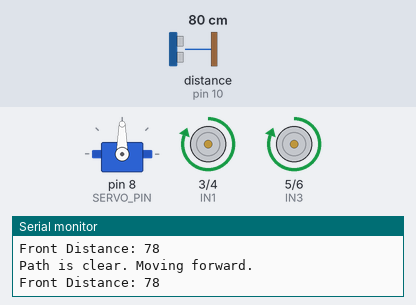
Bench run of a sketch on a simulated Arduino Uno, built with avr-gcc and run on an emulated ATmega328P. On the bench: servo, motor-driver pin pairs drawn as motors (green arrow = first pin HIGH = forward, orange = second pin HIGH = backward, longer = more drive, scaled by the enable pin), the last lines printed to the serial monitor. Wiring (inferred from the names in the program): ultrasonic range finder: trigger pin 9; echo pin 10. The test bench sets the inputs (shaded band); at power-on: distance to the obstacle (sensor on pin 10) 80 cm. The echo pulse lasts 58.3 µs per cm.

Above: at 1.2 s.
1.3 s: distance to the obstacle (sensor on pin 10) set to 23 cm
4.3 s: distance to the obstacle (sensor on pin 10) set to 18 cm
At 7.1 s:
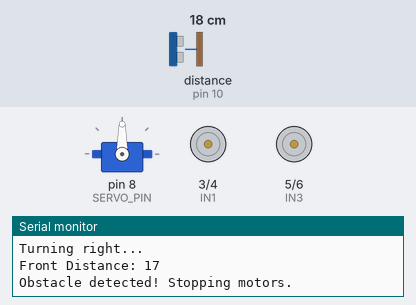
7.3 s: distance to the obstacle (sensor on pin 10) set to 35 cm
10.3 s: distance to the obstacle (sensor on pin 10) set to 2 cm
At 11.7 s:
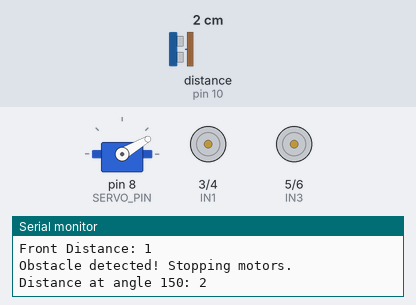
13.3 s: distance to the obstacle (sensor on pin 10) set to 250 cm
At 14.7 s:
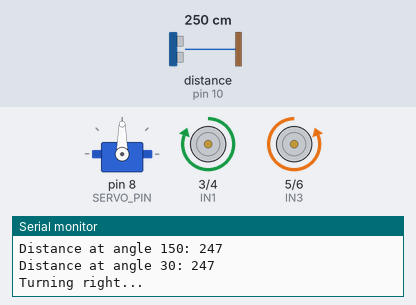
Timing chart, 0 to 17.1 s (numbered marks = the images above; inputs shaded):
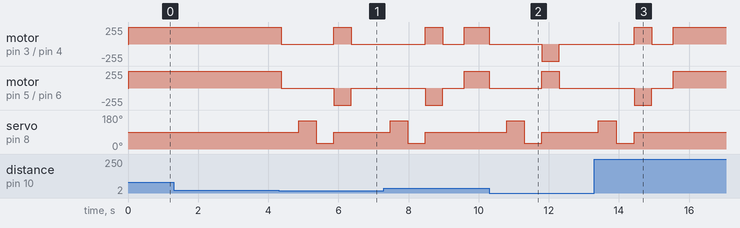

The sketch:

Obstacle_Avoidance_Robot.ino
```cpp
#include <Servo.h>

// Pin definitions
#define TRIG_PIN 9
#define ECHO_PIN 10
#define ENA 2
#define IN1 3
#define IN2 4
#define IN3 5
#define IN4 6
#define ENB 7
#define SERVO_PIN 8

// Variables
Servo servo;
int distanceLeft = 0;
int distanceRight = 0;
int distanceFront = 0;

void setup() {
  Serial.begin(9600);

  // Set up motor pins
  pinMode(ENA, OUTPUT);
  pinMode(IN1, OUTPUT);
  pinMode(IN2, OUTPUT);
  pinMode(IN3, OUTPUT);
  pinMode(IN4, OUTPUT);
  pinMode(ENB, OUTPUT);

  // Set up sonar sensor pins
  pinMode(TRIG_PIN, OUTPUT);
  pinMode(ECHO_PIN, INPUT);

  // Attach servo
  servo.attach(SERVO_PIN);
  servo.write(90); // Start with servo at the center

  Serial.println("Obstacle Avoidance Robot Initialized");
}

void loop() {
  // Check front distance
  distanceFront = getDistance();
  Serial.print("Front Distance: ");
  Serial.println(distanceFront);

  if (distanceFront < 20) {
    Serial.println("Obstacle detected! Stopping motors.");
    stopMotors();

    // Check left and right distances
    distanceLeft = checkSideDistance(150); // Look left
    distanceRight = checkSideDistance(30); // Look right

    if (distanceLeft > distanceRight) {
      Serial.println("Turning left...");
      turnLeft();
    } else {
      Serial.println("Turning right...");
      turnRight();
    }
  } else {
    Serial.println("Path is clear. Moving forward.");
    moveForward();
  }
  delay(100); // Short delay to avoid overwhelming the servo
}

// Function to measure distance using HC-SR04
int getDistance() {
  digitalWrite(TRIG_PIN, LOW);
  delayMicroseconds(2);
  digitalWrite(TRIG_PIN, HIGH);
  delayMicroseconds(10);
  digitalWrite(TRIG_PIN, LOW);

  long duration = pulseIn(ECHO_PIN, HIGH);
  int distance = duration * 0.034 / 2; // Convert to cm
  return distance;
}

// Function to check side distance
int checkSideDistance(int angle) {
  servo.write(angle);
  delay(500); // Wait for servo to reach the position
  int distance = getDistance();
  Serial.print("Distance at angle ");
  Serial.print(angle);
  Serial.print(": ");
  Serial.println(distance);
  servo.write(90); // Reset servo to center
  return distance;
}

// Function to move forward
void moveForward() {
  analogWrite(ENA, 150); // Adjust speed if necessary
  analogWrite(ENB, 150);
  digitalWrite(IN1, HIGH);
  digitalWrite(IN2, LOW);
  digitalWrite(IN3, HIGH);
  digitalWrite(IN4, LOW);
}

// Function to turn left
void turnLeft() {
  analogWrite(ENA, 150);
  analogWrite(ENB, 150);
  digitalWrite(IN1, LOW);
  digitalWrite(IN2, HIGH);
  digitalWrite(IN3, HIGH);
  digitalWrite(IN4, LOW);
  delay(500); // Adjust timing for a proper turn
  stopMotors();
}

// Function to turn right
void turnRight() {
  analogWrite(ENA, 150);
  analogWrite(ENB, 150);
  digitalWrite(IN1, HIGH);
  digitalWrite(IN2, LOW);
  digitalWrite(IN3, LOW);
  digitalWrite(IN4, HIGH);
  delay(500); // Adjust timing for a proper turn
  stopMotors();
}

// Function to stop motors
void stopMotors() {
  digitalWrite(IN1, LOW);
  digitalWrite(IN2, LOW);
  digitalWrite(IN3, LOW);
  digitalWrite(IN4, LOW);
  analogWrite(ENA, 0);
  analogWrite(ENB, 0);
  delay(500); // Pause for stability
}
```

Measured:
- the behaviour switches between 21 and 20 cm on distance to the obstacle (sensor on pin 10) (found by bisection; images 0 and 1)
- after the input at 4.3 s, motor on pin 3 (IN1) / pin 4 (IN2): forward 255/255 → stopped after 0.07 s, → forward 255/255 1.5 s later, → stopped 0.50 s later; motor on pin 5 (IN3) / pin 6 (IN4): forward 255/255 → stopped after 0.07 s, → backward 255/255 1.5 s later, → stopped 0.50 s later
- after the input at 10.3 s, motor on pin 3 (IN1) / pin 4 (IN2): forward 255/255 → stopped at once, → backward 255/255 1.5 s later, → stopped 0.50 s later; motor on pin 5 (IN3) / pin 6 (IN4): forward 255/255 → stopped at once, → forward 255/255 1.5 s later, → stopped 0.50 s later
- after the input at 13.3 s, servo on pin 8 (SERVO_PIN): goes on until 14.4 s, then stays 90°
